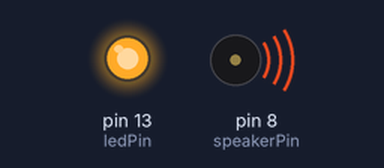
This sketch was run on a simulated Arduino Uno, built with avr-gcc and run on an emulated ATmega328P. Shown: output pins drawn as LEDs (lit = HIGH), buzzer (waves = sounding). Pins used as bus, display or sensor lines are not drawn.

Above: at 0.2 s.
At 11.05 s:
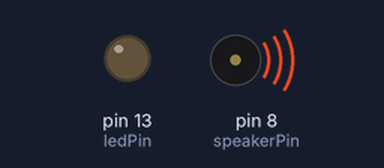
At 13.44 s:
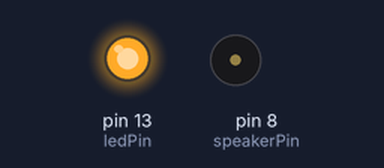
At 21.64 s:
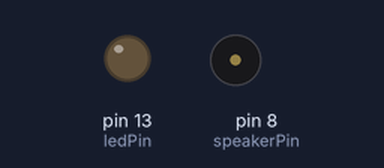
Timing chart, 0 to 28.9 s (numbered marks = the images above):
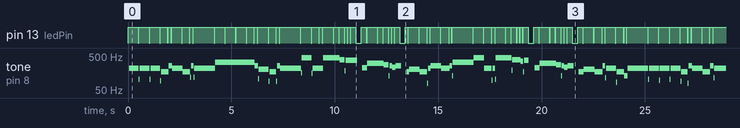

The sketch:

sketch_may27a.ino
```cpp
//code https://gist.github.com/1804108 20121125 @ 1339

//led for visualization (use 13 for built-in led)
int ledPin = 13;

//speaker connected to one of the pwm ports
int speakerPin = 8;

//tone frequencies http://home.(m-eye-t).bme.hu/~bako/tonecalc/tonecalc.htm
#define c 261
#define d 294
#define e 329
#define f 349
#define g 391
#define gS 415
#define a 440
#define aS 455
#define b 466
#define cH 523
#define cSH 554
#define dH 587
#define dSH 622
#define eH 659
#define fH 698
#define fSH 740
#define gH 784
#define gSH 830
#define aH 880

void setup()
{
  // sets the ledPin to be an output
  pinMode(ledPin, OUTPUT);
  //sets the speakerPin to be an output
  pinMode(speakerPin, OUTPUT);
}

// run over and over again
void loop()
{
  march();
}

void beep (unsigned char speakerPin, int frequencyInHertz, long timeInMilliseconds)
{
    //use led to visualize the notes being played
    digitalWrite(ledPin, HIGH);

    int x;
    long delayAmount = (long)(1000000/frequencyInHertz);
    long loopTime = (long)((timeInMilliseconds*1000)/(delayAmount*2));
    for (x=0;x<loopTime;x++)
    {
        digitalWrite(speakerPin,HIGH);
        delayMicroseconds(delayAmount);
        digitalWrite(speakerPin,LOW);
        delayMicroseconds(delayAmount);
    }

    //set led back to low
    digitalWrite(ledPin, LOW);

    //delay to separate notes
    delay(20);
}

void march()
{
    //Sheet music http://www.musicnotes.com/sheetmusic/mtd.asp?ppn=MN0016254
    //time in ms
    //500 ms for a quart note
    beep(speakerPin, a, 500);
    beep(speakerPin, a, 500);
    beep(speakerPin, a, 500);
    beep(speakerPin, f, 350);
    beep(speakerPin, cH, 150);

    beep(speakerPin, a, 500);
    beep(speakerPin, f, 350);
    beep(speakerPin, cH, 150);
    beep(speakerPin, a, 1000);

    beep(speakerPin, eH, 500);
    beep(speakerPin, eH, 500);
    beep(speakerPin, eH, 500);
    beep(speakerPin, fH, 350);
    beep(speakerPin, cH, 150);

    beep(speakerPin, gS, 500);
    beep(speakerPin, f, 350);
    beep(speakerPin, cH, 150);
    beep(speakerPin, a, 1000);

    beep(speakerPin, aH, 500);
    beep(speakerPin, a, 350);
    beep(speakerPin, a, 150);
    beep(speakerPin, aH, 500);
    beep(speakerPin, gSH, 250);
    beep(speakerPin, gH, 250);

    beep(speakerPin, fSH, 125);
    beep(speakerPin, fH, 125);
    beep(speakerPin, fSH, 250);
    delay(250);
    beep(speakerPin, aS, 250);
    beep(speakerPin, dSH, 500);
    beep(speakerPin, dH, 250);
    beep(speakerPin, cSH, 250);

    beep(speakerPin, cH, 125);
    beep(speakerPin, b, 125);
    beep(speakerPin, cH, 250);
    delay(250);
    beep(speakerPin, f, 125);
    beep(speakerPin, gS, 500);
    beep(speakerPin, f, 375);
    beep(speakerPin, a, 125);

    beep(speakerPin, cH, 500);
    beep(speakerPin, a, 375);
    beep(speakerPin, cH, 125);
    beep(speakerPin, eH, 1000);

    beep(speakerPin, aH, 500);
    beep(speakerPin, a, 350);
    beep(speakerPin, a, 150);
    beep(speakerPin, aH, 500);
    beep(speakerPin, gSH, 250);
    beep(speakerPin, gH, 250);

    beep(speakerPin, fSH, 125);
    beep(speakerPin, fH, 125);
    beep(speakerPin, fSH, 250);
    delay(250);
    beep(speakerPin, aS, 250);
    beep(speakerPin, dSH, 500);
    beep(speakerPin, dH, 250);
    beep(speakerPin, cSH, 250);

    beep(speakerPin, cH, 125);
    beep(speakerPin, b, 125);
    beep(speakerPin, cH, 250);
    delay(250);
    beep(speakerPin, f, 250);
    beep(speakerPin, gS, 500);
    beep(speakerPin, f, 375);
    beep(speakerPin, cH, 125);

    beep(speakerPin, a, 500);
    beep(speakerPin, f, 375);
    beep(speakerPin, c, 125);
    beep(speakerPin, a, 1000);
}
```

Measured:
- by itself, pin 13 (ledPin): moves between LOW and HIGH, repeating every 25.1 s
- by itself, tone on pin 8 (speakerPin): plays 220 Hz for 0.48 s, 104 Hz for 0.04 s, 220 Hz for 0.48 s, 104 Hz for 0.04 s, 220 Hz for 0.48 s, 94 Hz for 0.04 s … (420 notes in this stretch)
